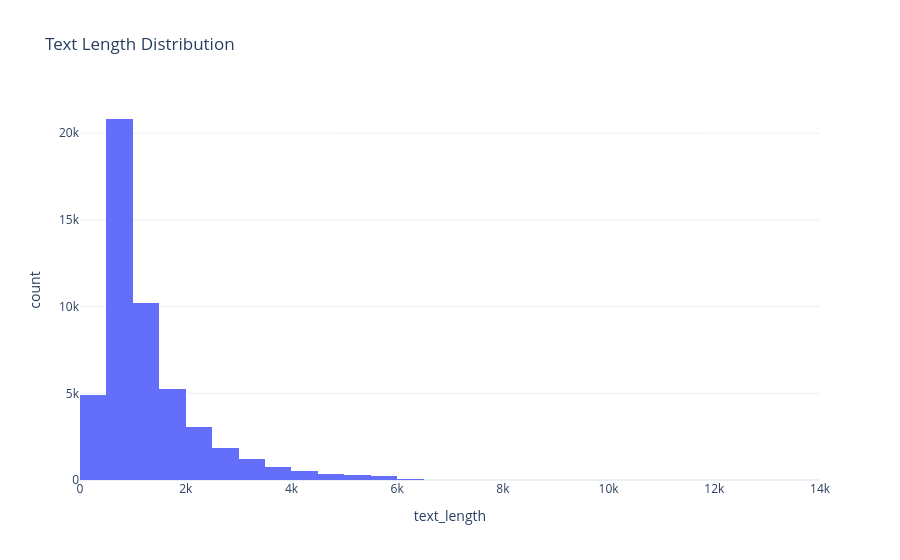

The code cell stored with this chart in its notebook:
### Code cell
fig = px.histogram(
    df,
    x='text_length',
    nbins=50,
    title="Text Length Distribution"
)

fig.show()

### Figure 1 — Plotly figure (JSON) as saved in the notebook; plotly's stock layout.template omitted (floating-point values rounded to 4 significant figures; data arrays with more than 128 entries replaced by an {"elided": "..."} marker saying what was removed)
{"data": [{"bingroup": "x", "hovertemplate": "text_length=%{x}<br>count=%{y}<extra></extra>", "legendgroup": "", "marker": {"color": "#636efa", "pattern": {"shape": ""}}, "name": "", "nbinsx": 50, "orientation": "v", "showlegend": false, "type": "histogram", "x": {"elided": "49582 int values"}, "xaxis": "x", "yaxis": "y"}], "layout": {"barmode": "relative", "legend": {"tracegroupgap": 0}, "title": {"text": "Text Length Distribution"}, "xaxis": {"anchor": "y", "domain": [0, 1], "title": {"text": "text_length"}}, "yaxis": {"anchor": "x", "domain": [0, 1], "title": {"text": "count"}}}}
